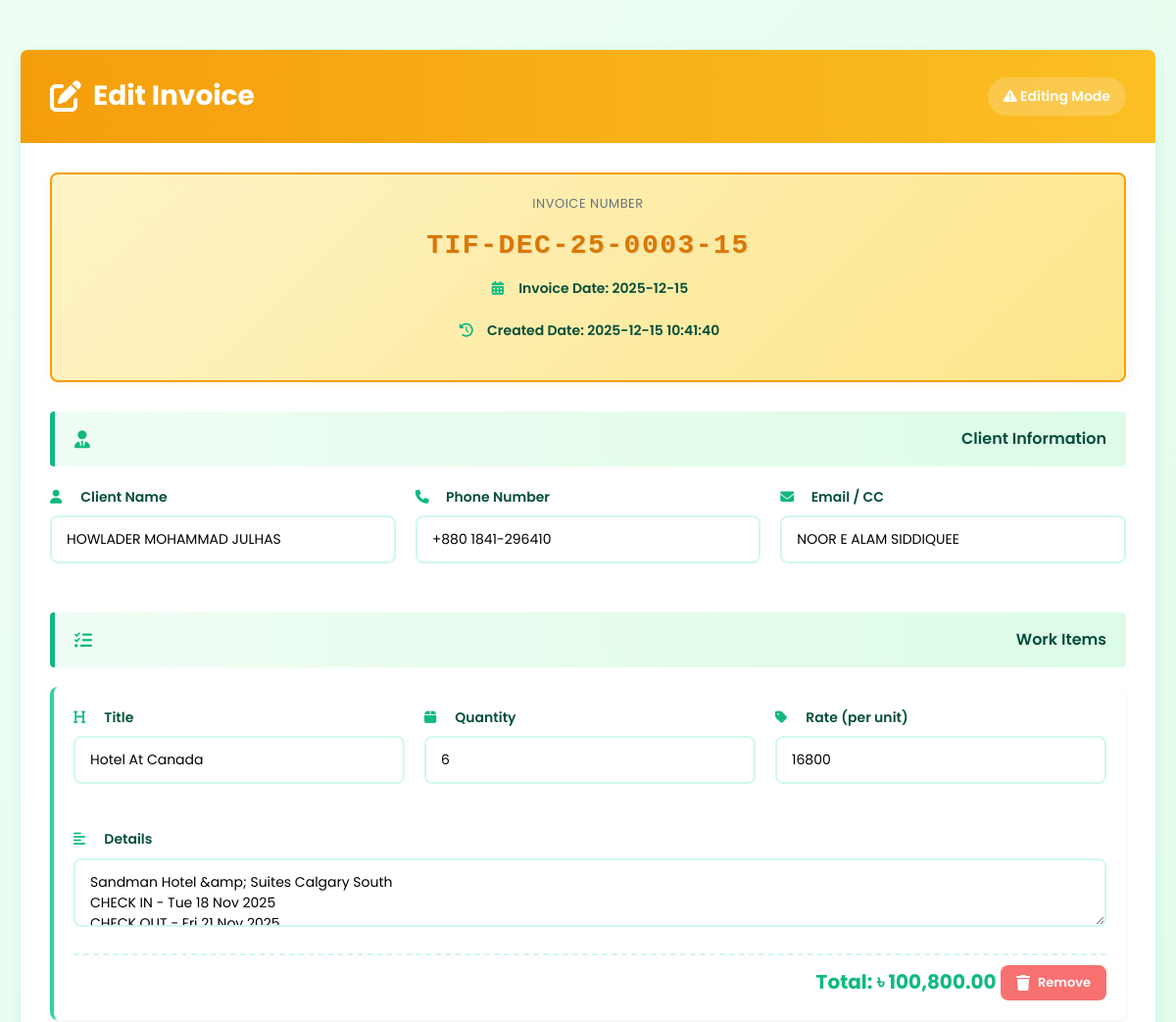
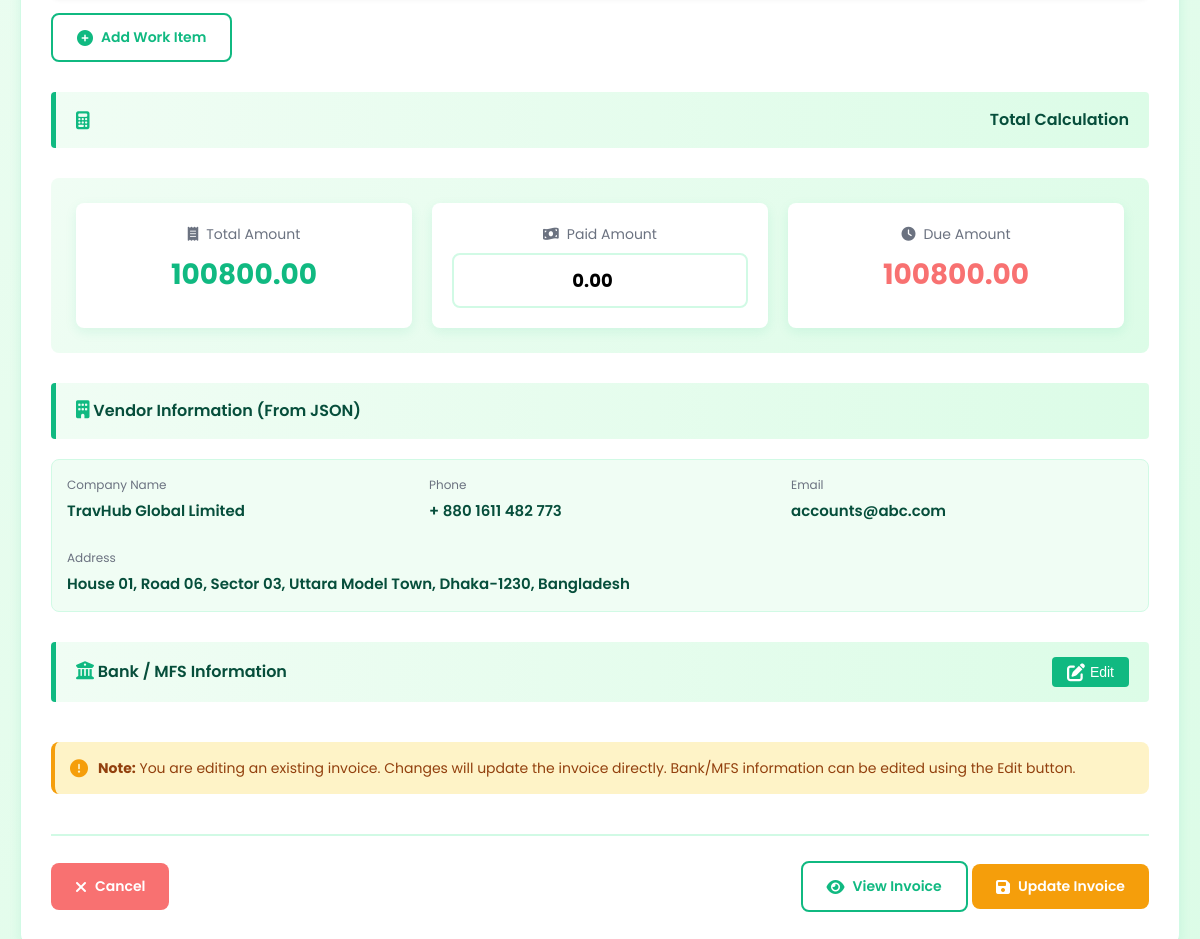
The page /edit.php?id=3 on the database its author committed (2 pictures, top to bottom).
### tables this page shows
CREATE TABLE `invoices` (
  `id` int(11) NOT NULL,
  `invoice_no` varchar(100) NOT NULL,
  `date` date NOT NULL,
  `client_info` longtext DEFAULT NULL CHECK (json_valid(`client_info`)),
  `total_amount` decimal(10,2) NOT NULL DEFAULT 0.00,
  `paid_amount` decimal(10,2) NOT NULL DEFAULT 0.00,
  `due_amount` decimal(10,2) NOT NULL DEFAULT 0.00,
  `total_amount_in_words` text DEFAULT NULL,
  `work_items` longtext DEFAULT NULL CHECK (json_valid(`work_items`)),
  `vendor_payment_methods` longtext DEFAULT NULL CHECK (json_valid(`vendor_payment_methods`)),
  `created_at` timestamp NULL DEFAULT current_timestamp(),
  `updated_at` timestamp NULL DEFAULT current_timestamp() ON UPDATE current_timestamp(),
  `client_title` varchar(255) GENERATED ALWAYS AS (json_unquote(json_extract(`client_info`,'$.title'))) VIRTUAL
);

### edit.php (the view, shortened to what this page needs)
<?php
require_once __DIR__ . '/server/db_connection.php';
$invoice_id = intval($_GET['id']);
try {
    $stmt = $pdo->prepare("SELECT * FROM invoices WHERE id = :id");
    $stmt->execute([':id' => $invoice_id]);
    $invoice = $stmt->fetch(PDO::FETCH_ASSOC);
    $client_info = json_decode($invoice['client_info'] ?? '[]', true);
    $work_items = json_decode($invoice['work_items'] ?? '[]', true);
    $vendor_json_path = __DIR__ . '/server/vendor.json';
    $vendor_data = [];
    if (file_exists($vendor_json_path)) {
        $vendor_json = file_get_contents($vendor_json_path);
        $vendor_data = json_decode($vendor_json, true);
    }
} catch (PDOException $e) {
    die("Database error: " . $e->getMessage());
}
?>
<!DOCTYPE html>
<html lang="bn">
<head>
    <link rel="stylesheet" href="https://cdnjs.cloudflare.com/ajax/libs/font-awesome/6.4.0/css/all.min.css">
</head>
<body>
    <div class="container">
        <div class="header">
            <h1><i class="fas fa-edit"></i> Edit Invoice</h1>
            <div class="header-badge">
                <i class="fas fa-exclamation-triangle"></i> Editing Mode
            </div>
        </div>
        <div class="form-container">
            <form id="invoiceForm" method="POST" action="server/invoice-update.php" enctype="multipart/form-data">
                <div class="invoice-no-display">
                    <div class="invoice-no-label">Invoice Number</div>
                    <div class="invoice-no-value"><?php echo htmlspecialchars($invoice['invoice_no'] ?? 'N/A'); ?></div>
                    <div class="form-group">
                        <label class="form-label"><i class="fas fa-calendar-alt"></i> Invoice Date: <?php echo htmlspecialchars($invoice['date'] ?? date('Y-m-d')); ?></label>
                    </div>
                    <div class="form-group">
                        <label class="form-label"><i class="fas fa-history"></i> Created Date: <?php echo htmlspecialchars($invoice['created_at'] ?? 'N/A'); ?></label>
                    </div>
                </div>
                <div class="section-header">
                    <i class="fas fa-user-tie"></i> Client Information
                </div>
                <div class="form-grid">
                    <div class="form-group">
                        <label class="form-label"><i class="fas fa-user"></i> Client Name</label>
                        <input type="text" name="client_title" class="form-control"
                            value="<?php echo htmlspecialchars($client_info['title'] ?? ''); ?>" required>
                    </div>
                    <div class="form-group">
                        <label class="form-label"><i class="fas fa-phone"></i> Phone Number</label>
                        <input type="text" name="client_phone_no" class="form-control"
                            value="<?php echo htmlspecialchars($client_info['phone_no'] ?? ''); ?>">
                    </div>
                    <div class="form-group">
                        <label class="form-label"><i class="fas fa-envelope"></i> Email / CC</label>
                        <input type="text" name="client_cc" class="form-control"
                            value="<?php echo htmlspecialchars($client_info['cc'] ?? ''); ?>">
                    </div>
                </div>
                <div class="section-header">
                    <i class="fas fa-tasks"></i> Work Items
                </div>
                <div id="work_items">
                    <?php if (!empty($work_items) && is_array($work_items)): ?>
                        <?php foreach ($work_items as $index => $item): ?>
                            <div class="item-card" data-index="<?php echo $index; ?>">
                                <div class="form-grid">
                                    <div class="form-group">
                                        <label class="form-label"><i class="fas fa-heading"></i> Title</label>
                                        <input type="text" name="work_title[]" class="form-control"
                                            value="<?php echo htmlspecialchars($item['title'] ?? ''); ?>" placeholder="Work title">
                                    </div>
                                    <div class="form-group">
                                        <label class="form-label"><i class="fas fa-box"></i> Quantity</label>
                                        <input type="number" name="work_qty[]" class="form-control"
                                            value="<?php echo htmlspecialchars($item['qty'] ?? 1); ?>" min="1" oninput="calcAmount(this)" placeholder="0">
                                    </div>
                                    <div class="form-group">
                                        <label class="form-label"><i class="fas fa-tag"></i> Rate (per unit)</label>
                                        <input type="number" name="work_rate[]" class="form-control"
                                            value="<?php echo htmlspecialchars($item['rate'] ?? 0); ?>" min="0" step="0.01" oninput="calcAmount(this)" placeholder="0.00">
                                    </div>
                                </div>
                                <div class="form-group">
                                    <label class="form-label"><i class="fas fa-align-left"></i> Details</label>
                                    <textarea name="work_particular[]" class="form-control" placeholder="Work details..."><?php echo htmlspecialchars($item['particular'] ?? ''); ?></textarea>
                                </div>
                                <div class="amount-display">
                                    <span>Total: ৳ <span class="amount_text">
                                            <?php
                                            $item_qty = floatval($item['qty'] ?? 0);
                                            $item_rate = floatval($item['rate'] ?? 0);
                                            echo number_format($item_qty * $item_rate, 2);
                                            ?>
                                        </span></span>
                                    <button type="button" class="btn btn-danger btn-small" onclick="removeWorkItem(this)">
                                        <i class="fas fa-trash"></i> Remove
                                    </button>
                                </div>
                            </div>
                        <?php endforeach; ?>
                    <?php endif; ?>
                </div>
                <button type="button" class="btn btn-outline" onclick="addWorkItem()">
                    <i class="fas fa-plus-circle"></i> Add Work Item
                </button>
                <div class="section-header">
                    <i class="fas fa-calculator"></i> Total Calculation
                </div>
                <div class="total-section">
                    <div class="total-grid">
                        <div class="total-item">
                            <div class="total-label"><i class="fas fa-receipt"></i> Total Amount</div>
                            <div class="total-value" id="total_amount_display">
                                <?php echo number_format($invoice['total_amount'] ?? 0, 2); ?>
                            </div>
                        </div>
                        <div class="total-item">
                            <div class="total-label"><i class="fas fa-money-bill-wave"></i> Paid Amount</div>
                            <input type="number" name="paid_amount" id="paid_amount" class="form-control"
                                value="<?php echo $invoice['paid_amount'] ?? 0; ?>" min="0" oninput="calculateDue()"
                                style="text-align: center; font-size: 18px; font-weight: bold;">
                        </div>
                        <div class="total-item">
                            <div class="total-label"><i class="fas fa-clock"></i> Due Amount</div>
                            <div class="total-value due" id="due_amount_display">
                                <?php echo number_format($invoice['due_amount'] ?? 0, 2); ?>
                            </div>
                        </div>
                    </div>
                </div>
                <div class="section-header">
                    <div><i class="fas fa-building"></i> Vendor Information (From JSON)</div>
                </div>
                <div class="readonly-field">
                    <div class="form-grid">
                        <div>
                            <div class="readonly-label">Company Name</div>
                            <div class="readonly-value" id="vendor_company_name">
                                <?php echo htmlspecialchars($vendor_data['company_name'] ?? 'N/A'); ?>
                            </div>
                        </div>
                        <div>
                            <div class="readonly-label">Phone</div>
                            <div class="readonly-value" id="vendor_phone">
                                <?php echo htmlspecialchars($vendor_data['phone'] ?? 'N/A'); ?>
                            </div>
                        </div>
                        <div>
                            <div class="readonly-label">Email</div>
                            <div class="readonly-value" id="vendor_email">
                                <?php echo htmlspecialchars($vendor_data['email'] ?? 'N/A'); ?>
                            </div>
                        </div>
                    </div>
                    <div style="margin-top: 15px;">
                        <div class="readonly-label">Address</div>
                        <div class="readonly-value" id="vendor_address">
                            <?php
                            $address = $vendor_data['address'] ?? [];
                            echo htmlspecialchars(
                                ($address['line1'] ?? '') . ', ' .
                                    ($address['line2'] ?? '') . ', ' .
                                    ($address['city'] ?? '') . '-' .
                                    ($address['postcode'] ?? '') . ', ' .
                                    ($address['country'] ?? '')
                            );
                            ?>
                        </div>
                    </div>
                </div>
                <div class="section-header">
                    <div><i class="fas fa-university"></i> Bank / MFS Information</div>
                    <button type="button" class="edit-btn" onclick="openBankMfsModal()">
                        <i class="fas fa-edit" style="color:white"></i> Edit
                    </button>
                </div>
                <div class="info-note">
                    <i class="fas fa-exclamation-circle"></i>
                    <div>
                        <strong>Note:</strong> You are editing an existing invoice. Changes will update the invoice directly.
                        Bank/MFS information can be edited using the Edit button.
                    </div>
                </div>
                <div class="footer-actions">
                    <a href="index.php" class="btn btn-danger">
                        <i class="fas fa-times"></i> Cancel
                    </a>
                    <div>
                        <a href="print-invoice.php?id=<?php echo $invoice_id; ?>" class="btn btn-outline" target="_blank">
                            <i class="fas fa-eye"></i> View Invoice
                        </a>
                        <button type="submit" class="btn btn-warning">
                            <i class="fas fa-save"></i> Update Invoice
                        </button>
                    </div>
                </div>
            </form>
        </div>
    </div>
</body>
</html>

### rows shown on the page
invoices: invoice_no "TIF-DEC-25-0003-15", date "2025-12-15", created_at "2025-12-15 10:41:40", client_title "HOWLADER MOHAMMAD JULHAS", client_phone_no "+880 1841-296410", client_cc "NOOR E ALAM SIDDIQUEE", total_amount "100800.00", paid_amount "0.00", due_amount "100800.00"

### other values the page prints
$item_qty * $item_rate "100,800.00"
$vendor_data['company_name'] "TravHub Global Limited"
$vendor_data['phone'] "+ 880 1611 482 773"
$vendor_data['email'] "accounts@abc.com"
